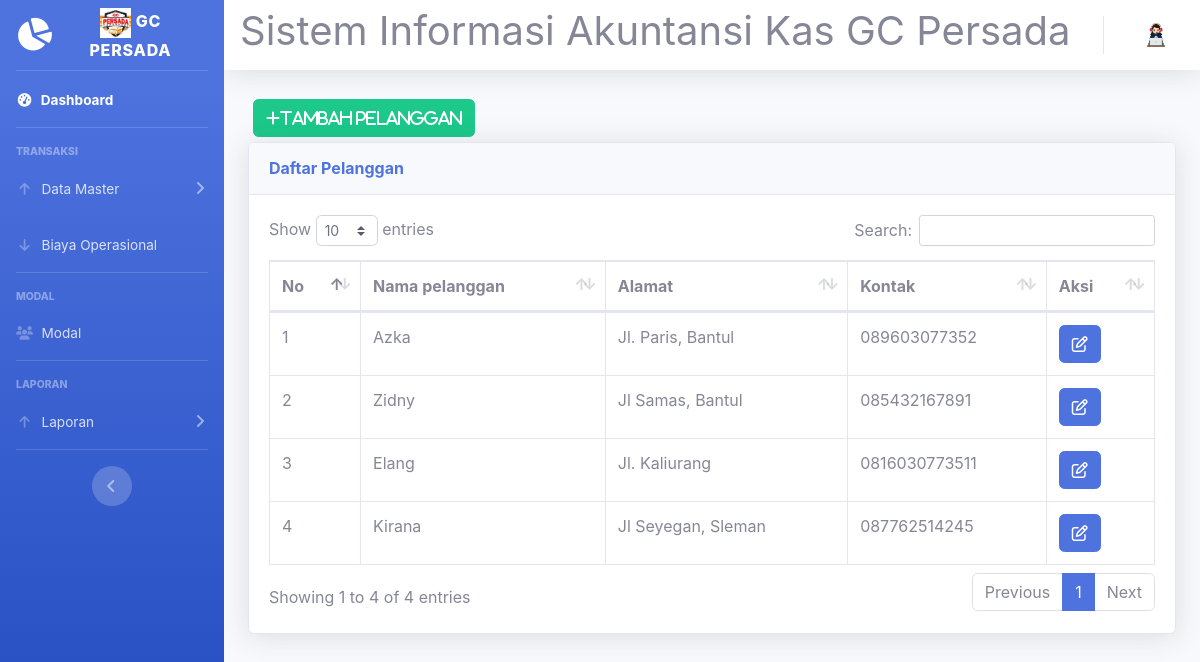
The page /pelanggan.php on the database as committed earlier.
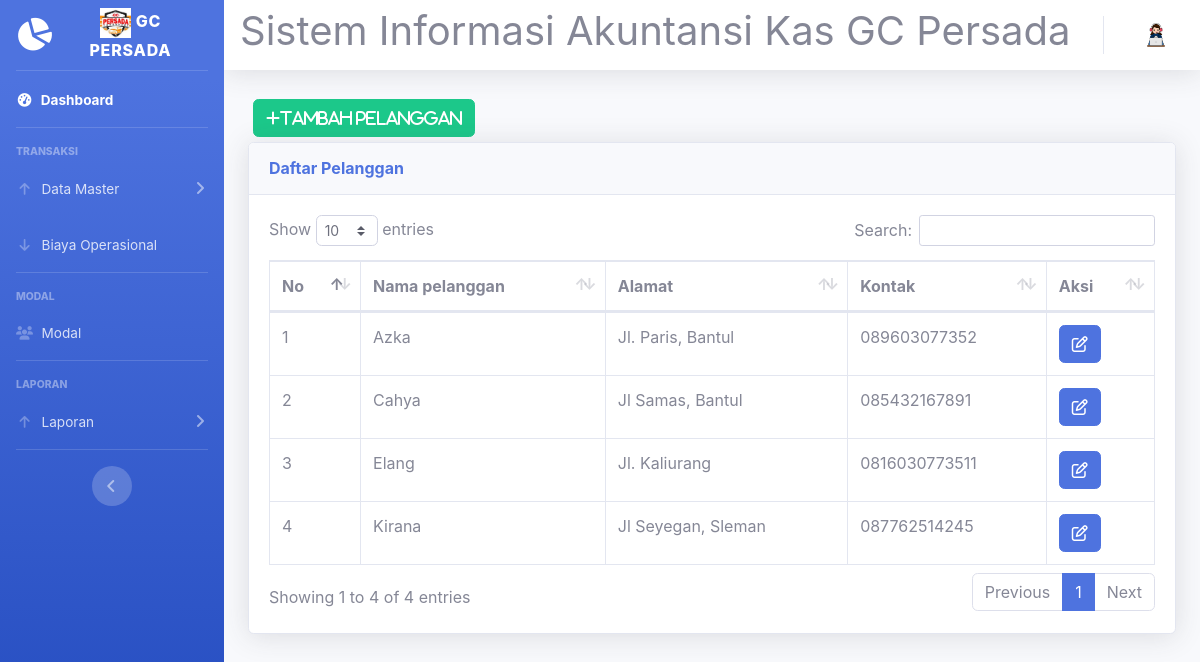
The same page on the database as committed later.
### tables this page shows
CREATE TABLE `pelanggan` (
  `no_pelanggan` int(2) NOT NULL,
  `nama` varchar(15) NOT NULL,
  `alamat` varchar(20) NOT NULL,
  `no_hp` varchar(13) NOT NULL
);

### pelanggan.php (the view, shortened to what this page needs)
<!DOCTYPE html>
<html lang="en">
<head>
  <link href="vendor/fontawesome-free/css/all.min.css" rel="stylesheet" type="text/css">
  <link href="css/sb-admin-2.min.css" rel="stylesheet">
  <link href="vendor/datatables/dataTables.bootstrap4.min.css" rel="stylesheet">
</head>
<body id="page-top">
  <?php
  require 'koneksi.php';
  require('sidebar.php');
  ?>
  <div id="content">
    <?php require 'navbar.php'; ?>
    <div class="container-fluid">
      <button type="button" class="btn btn-success" style="margin:5px; visibility:<?= $lihat ?>" data-toggle="modal" data-target="#myModalTambah"><i class="fa fa-plus">Tambah Pelanggan</i></button><br>
      <div class="card shadow mb-4">
        <div class="card-header py-3">
          <h6 class="m-0 font-weight-bold text-primary">Daftar Pelanggan</h6>
        </div>
        <div class="card-body">
          <div class="table-responsive">
            <table class="table table-bordered" id="dataTable" width="100%" cellspacing="0">
              <thead>
                <tr>
                  <th>No </th>
                  <th>Nama pelanggan</th>
                  <th>Alamat</th>
                  <th>Kontak</th>
                  <th>Aksi</th>
                </tr>
              </thead>
              <tbody>
                <?php
                $query = mysqli_query($koneksi, "SELECT * FROM pelanggan");
                while ($data = mysqli_fetch_assoc($query)) {
                ?>
                  <tr>
                    <td><?= $data['no_pelanggan'] ?></td>
                    <td><?= $data['nama'] ?></td>
                    <td><?= $data['alamat'] ?></td>
                    <td><?= $data['no_hp'] ?></td>
                    <td>
                      <a href="#" type="button" class="fa fa-edit btn btn-primary btn-md" data-toggle="modal" data-target="#myModal<?= $data['no_pelanggan'] ?>"></a>
                    </td>
                  </tr>
          </div>
        <?php
                }
        ?>
        </div>
      </div>
    </div>
</body>
</html>

Rows that differ between the two databases and show on the page:
changed pelanggan "Jl Samas, Bantul": nama "Zidny" → "Cahya"
